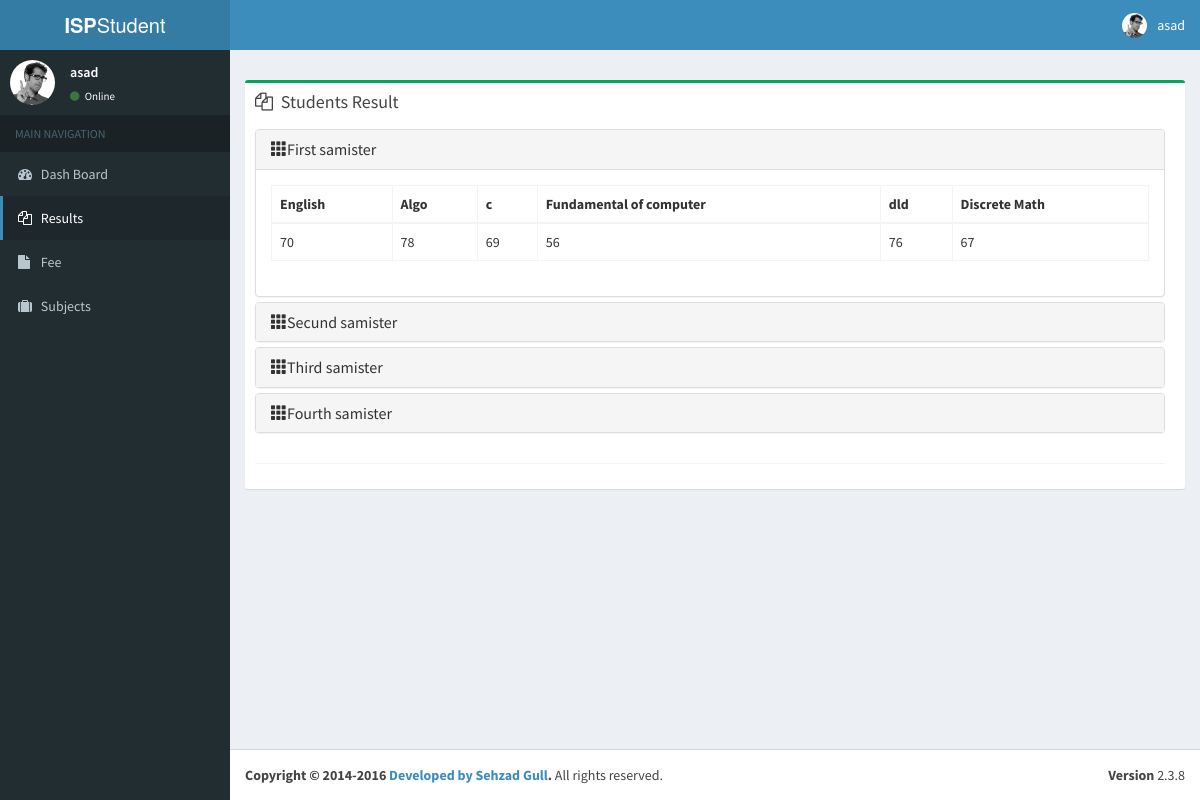
The page /users/results.php (signed in) on the database its author committed.
### tables this page shows
CREATE TABLE `students` (
  `id` int(10) UNSIGNED NOT NULL,
  `name` varchar(191) NOT NULL,
  `f_name` varchar(191) NOT NULL,
  `reg_number` varchar(191) NOT NULL,
  `email` varchar(191) NOT NULL,
  `nic` varchar(191) NOT NULL,
  `phone` varchar(191) NOT NULL,
  `cur_samister` int(10) NOT NULL DEFAULT '1',
  `created_at` timestamp NULL DEFAULT NULL,
  `updated_at` timestamp NULL DEFAULT NULL
);

CREATE TABLE `result1` (
  `id` int(11) NOT NULL,
  `stu_id` int(10) NOT NULL,
  `algorithem` int(10) NOT NULL,
  `c` int(10) NOT NULL,
  `discrete` int(10) NOT NULL,
  `foc` int(10) NOT NULL,
  `eng` int(10) NOT NULL,
  `dld` int(10) NOT NULL,
  `created_at` timestamp NOT NULL,
  `updated_at` timestamp NULL DEFAULT NULL ON UPDATE CURRENT_TIMESTAMP
);

### users/results/index.php (the view, shortened to what this page needs)
<div class="content-wrapper">
  <section class="content-header">
  </section>
  <section class="content">
    <div class="row">
      <section class="col-lg-12 col-md-12">
        <div class="box box-success">
          <div class="box-header">
            <i class="fa fa-files-o"></i>
            <h3 class="box-title">Students Result</h3>
             <div class="col-sm-12">
                </div>
          </div>
          <div class="box-body chat" id="chat-box">
            <div class="item">
              <div class="panel-group" id="accordion">
                  <div class="panel panel-default">
                      <div class="panel-heading">
                          <h4 class="panel-title">
                              <a data-toggle="collapse" data-parent="#accordion" href="#collapseOne"><span class="glyphicon glyphicon-th">
                              </span>First samister</a>
                          </h4>
                      </div>
                      <div id="collapseOne" class="panel-collapse collapse in">
                          <div class="panel-body">
                              <?php
                              if( isset($_SESSION['stu_id']) ) {
                                  $stu_id = $_SESSION['stu_id'];
                                  $q = "SELECT * FROM result1 WHERE stu_id = '$stu_id' ";
                                  $r = mysqli_query($dbc,$q);
                                  if (mysqli_num_rows($r) <= 0){
                                      echo "<p>Record Empty</p>";
                                  }
                                  else {
                                      ?>
                                      <table class="table table-hover table-bordered">
                                      <thead>
                                      <tr>
                                          <th>English</th>
                                          <th>Algo</th>
                                          <th>c</th>
                                          <th>Fundamental of computer</th>
                                          <th>dld</th>
                                          <th>Discrete Math</th>
                                      </tr>
                                      </thead>
                                  <?php } ?>
                                  <tbody>
                                  <?php
                                  while( $row = $r->fetch_assoc() ) { ?>
                                      <tr>
                                          <td id="stu_name"><?php echo $row['eng'];?></td>
                                          <td id="stu_fname"><?php echo $row['algorithem'];?></td>
                                          <td id="stu_fname"><?php echo $row['c'];?></td>
                                          <td id="stu_fname"><?php echo $row['foc'];?></td>
                                          <td id="stu_fname"><?php echo $row['dld'];?></td>
                                          <td id="stu_fname"><?php echo $row['discrete'];?></td>
                                      </tr>
                                  <?php }
                                  ?>
                                  </tbody>
                                  </table>
                              <?php }
                              ?>
                          </div>
                      </div>
                  </div>
                  <div class="panel panel-default">
                      <div class="panel-heading">
                          <h4 class="panel-title">
                              <a data-toggle="collapse" data-parent="#accordion" href="#collapseTwo"><span class="glyphicon glyphicon-th">
                              </span>Secund samister</a>
                          </h4>
                      </div>
                  </div>
                  <div class="panel panel-default">
                      <div class="panel-heading">
                          <h4 class="panel-title">
                              <a data-toggle="collapse" data-parent="#accordion" href="#collapseThree"><span class="glyphicon glyphicon-th">
                              </span>Third samister</a>
                          </h4>
                      </div>
                  </div>
                  <div class="panel panel-default">
                      <div class="panel-heading">
                          <h4 class="panel-title">
                              <a data-toggle="collapse" data-parent="#accordion" href="#collapseFour"><span class="glyphicon glyphicon-th">
                              </span>Fourth samister</a>
                          </h4>
                      </div>
                  </div>
              </div>
            </div>
          <div class="box-footer">
          </div>
        </div>
      </section>
    </div>
  </section>
</div>

### users/tamplates/header.php (shortened to what this page needs)
  <link rel="stylesheet" href="/studentPortel/assets/bootstrap/css/bootstrap.min.css">
  <link rel="stylesheet" href="https://cdnjs.cloudflare.com/ajax/libs/font-awesome/4.5.0/css/font-awesome.min.css">
  <link rel="stylesheet" href="https://cdnjs.cloudflare.com/ajax/libs/ionicons/2.0.1/css/ionicons.min.css">
  <link rel="stylesheet" href="/studentPortel/assets/dist/css/AdminLTE.min.css">
  <link rel="stylesheet" href="/studentPortel/assets/dist/css/skins/_all-skins.min.css">
  <link rel="stylesheet" href="/studentPortel/assets/plugins/bootstrap-wysihtml5/bootstrap3-wysihtml5.min.css">
  <link rel="stylesheet" href="/studentPortel/assets/dist/css/style.css">
  </head>
<div class="wrapper">
  <header class="main-header">
    <a href="/" class="logo">
      <span class="logo-lg"><b>ISP</b>Student</span>
    </a>
    <nav class="navbar navbar-static-top">
        <?php
        if(isset($_SESSION['stu_id']))
        {
            $user_id = $_SESSION['stu_id'];
            $q = "SELECT * FROM students WHERE id = '$user_id' ";
            $r = mysqli_query($dbc,$q);
            $row = $r->fetch_array();
            $name = $row['name'];
        }
        ?>
      <div class="navbar-custom-menu">
        <ul class="nav navbar-nav">
          <li class="dropdown user user-menu">
            <a href="#" class="dropdown-toggle" data-toggle="dropdown">
              <img src="/studentPortel/assets/dist/img/user2-160x160.jpg" class="user-image" alt="User Image">
              <span class="hidden-xs"><?php echo $name?></span>
            </a>
          </li>
        </ul>
      </div>
    </nav>
  </header>
   <?php include('side_bar.php');?>

### users/tamplates/side_bar.php
<?php
   function curPageName() {
     return substr($_SERVER["SCRIPT_NAME"],strrpos($_SERVER["SCRIPT_NAME"],"/")+1);
  }
?>
<?php
if(isset($_SESSION['stu_id']))
{
    $user_id = $_SESSION['stu_id'];
    $q = "SELECT * FROM students WHERE id = '$user_id' ";
    $r = mysqli_query($dbc,$q);
    $row = $r->fetch_array();
    $name = $row['name'];
}
?>
 <aside class="main-sidebar">
    <section class="sidebar">
      <div class="user-panel">
        <div class="pull-left image">
          <img src="/studentPortel/assets/dist/img/user2-160x160.jpg" class="img-circle" alt="User Image">
        </div>
        <div class="pull-left info">
          <p><?php echo $name?></p>
          <a href="#"><i class="fa fa-circle text-success"></i> Online</a>
        </div>
      </div>
      <ul class="sidebar-menu">
        <li class="header">MAIN NAVIGATION</li>
      <?php $curntPage =  curPageName(); if($curntPage == "index.php") { ?>
        <li class="treeview active">
            <a style="pointer-events: none;">
                <i class="fa fa-tachometer"></i> <span>Dash Board</span>
            </a>
            <?php
        } else{?>  <li class="treeview">
              <a href="./">
                  <i class="fa fa-tachometer"></i> <span>Dash Board</span>
              </a>
              <?php }  ?>
        </li>
          <?php $curntPage =  curPageName(); if($curntPage == "results.php") { ?>
        <li class="treeview active">
            <a style="pointer-events: none;">
                <i class="fa fa-files-o"></i> <span>Results</span>
            </a>
            <?php
        } else{?>  <li class="treeview">
              <a href="./results.php">
                  <i class="fa fa-files-o"></i> <span>Results</span>
              </a>
              <?php }  ?>
        </li>
          <?php $curntPage =  curPageName(); if($curntPage == "fee.php") { ?>
        <li class="treeview active">
            <a style="pointer-events: none;">
                <i class="fa fa-file"></i> <span>Fee</span>
            </a>
            <?php
        } else{?>  <li class="treeview">
              <a href="./fee.php">
                  <i class="fa fa-file"></i> <span>Fee</span>
              </a>
              <?php }  ?>
        </li>
     <?php $curntPage =  curPageName(); if($curntPage == "subjects.php") { ?>
        <li class="treeview active">
            <a style="pointer-events: none;">
                <i class="fa fa-suitcase"></i> <span>Subjects</span>
            </a>
            <?php
        } else{?>  <li class="treeview">
              <a href="./subjects.php">
                  <i class="fa fa-suitcase"></i> <span>Subjects</span>
              </a>
              <?php }  ?>
        </li>
      </ul>
    </section>
  </aside>

### rows shown on the page
students: name "asad"
result1: eng "70", algorithem "78", c "69", foc "56", dld "76", discrete "67"
